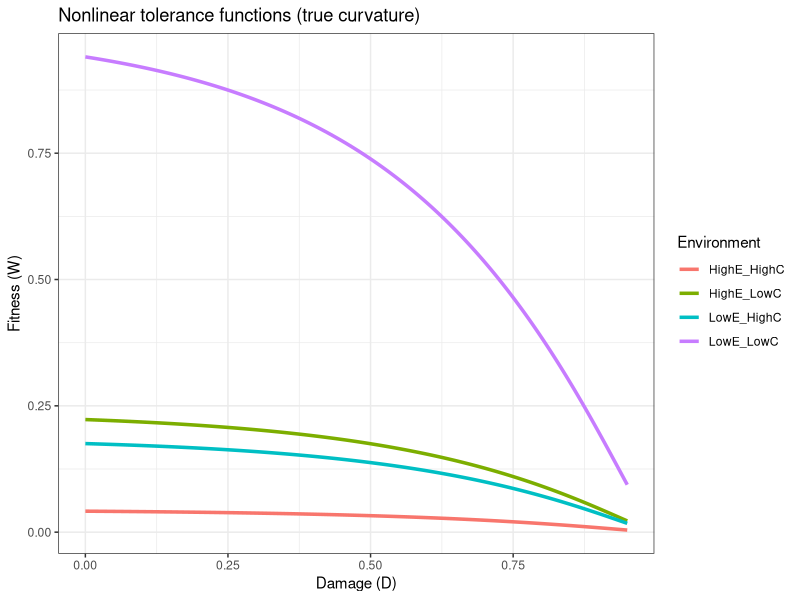

Source code (R):
# --------------------------------------------
# Nonlinear tolerance model (true curvature)
# --------------------------------------------

library(ggplot2)

# -----------------------------
# Parameters
# -----------------------------
params <- list(
  A0 = 2,        # initial leaf area
  p0 = 1,        # base photosynthesis
  T0 = 1,        # base lifespan

  k = 1.5,       # leaf saturation parameter
  theta = 1.2,   # mapping of carbon to fitness

  beta_E = 0.6,  # elevation effect on rate
  beta_C = 0.7,  # competition effect on rate

  gamma_E = 0.6, # elevation effect on lifespan
  gamma_C = 0.7  # competition effect on lifespan
)

# -----------------------------
# Functions
# -----------------------------

f_E <- function(E, beta_E) exp(-beta_E * E)
f_C <- function(C, beta_C) exp(-beta_C * C)

h_E <- function(E, gamma_E) exp(-gamma_E * E)
h_C <- function(C, gamma_C) exp(-gamma_C * C)

fitness_fun <- function(D, E, C, params) {

  A0 <- params$A0
  p0 <- params$p0
  T0 <- params$T0
  k <- params$k
  theta <- params$theta

  beta_E <- params$beta_E
  beta_C <- params$beta_C
  gamma_E <- params$gamma_E
  gamma_C <- params$gamma_C

  # resource effects
  p <- p0 * f_E(E, beta_E) * f_C(C, beta_C)
  T <- T0 * h_E(E, gamma_E) * h_C(C, gamma_C)

  # leaf area after damage
  A <- A0 * (1 - D)

  # nonlinear carbon gain (saturating leaf value)
  C_tot <- T * p * (1 - exp(-k * A))

  # smooth mapping to fitness
  W <- C_tot^theta

  return(W)
}

# -----------------------------
# Simulate
# -----------------------------

D_vals <- seq(0, 0.95, length.out = 200)

envs <- data.frame(
  label = c("LowE_LowC", "LowE_HighC", "HighE_LowC", "HighE_HighC"),
  E = c(0, 0, 1, 1),
  C = c(0, 1, 0, 1)
)

results <- do.call(rbind, lapply(1:nrow(envs), function(i) {

  env <- envs[i, ]

  W_vals <- sapply(D_vals, function(D) {
    fitness_fun(D, env$E, env$C, params)
  })

  data.frame(
    D = D_vals,
    W = W_vals,
    env = env$label
  )
}))

# -----------------------------
# Plot
# -----------------------------

ggplot(results, aes(x = D, y = W, color = env)) +
  geom_line(linewidth = 1.2) +
  theme_bw() +
  labs(
    x = "Damage (D)",
    y = "Fitness (W)",
    color = "Environment",
    title = "Nonlinear tolerance functions (true curvature)"
  )
